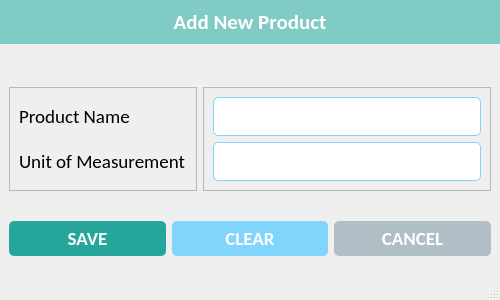
<?xml version="1.0" encoding="UTF-8"?>
<ui version="4.0">
 <class>AddProductWindow</class>
 <widget class="QMainWindow" name="AddProductWindow">
  <property name="geometry">
   <rect>
    <x>0</x>
    <y>0</y>
    <width>500</width>
    <height>300</height>
   </rect>
  </property>
  <property name="minimumSize">
   <size>
    <width>500</width>
    <height>300</height>
   </size>
  </property>
  <property name="maximumSize">
   <size>
    <width>500</width>
    <height>300</height>
   </size>
  </property>
  <property name="windowTitle">
   <string>Add Product</string>
  </property>
  <property name="windowIcon">
   <iconset resource="../resources.qrc">
    <normaloff>:/icons/assets/icons/logo.png</normaloff>:/icons/assets/icons/logo.png</iconset>
  </property>
  <property name="iconSize">
   <size>
    <width>32</width>
    <height>32</height>
   </size>
  </property>
  <widget class="QWidget" name="centralwidget">
   <property name="styleSheet">
    <string notr="true">#label_widget {
	background-color: #80cbc4;
}

#label_5 {
	color: #fff;
}

#btn_save {
	background-color: #26a69a;
	border-radius: 5px;
	padding: 5px 0px;
	color: white;
}

#btn_clear {
	background-color: #81d4fa;
	border-radius: 5px;
	padding: 5px 0px;
	color: white;
}

#btn_cancel {
	background-color: #b0bec5;
	border-radius: 5px;
	padding: 5px 0px;
	color: white;
}

QLineEdit {
	border-radius: 5px;
	padding: 5px 5px;
	border: 1px solid #81d4fa;
}</string>
   </property>
   <layout class="QVBoxLayout" name="verticalLayout_4">
    <property name="spacing">
     <number>0</number>
    </property>
    <property name="leftMargin">
     <number>0</number>
    </property>
    <property name="topMargin">
     <number>0</number>
    </property>
    <property name="rightMargin">
     <number>0</number>
    </property>
    <property name="bottomMargin">
     <number>0</number>
    </property>
    <item alignment="Qt::AlignTop">
     <widget class="QWidget" name="label_widget" native="true">
      <layout class="QVBoxLayout" name="verticalLayout_3">
       <item alignment="Qt::AlignTop">
        <widget class="QLabel" name="label_5">
         <property name="font">
          <font>
           <family>Calibri</family>
           <pointsize>16</pointsize>
           <weight>75</weight>
           <bold>true</bold>
          </font>
         </property>
         <property name="text">
          <string>Add New Product</string>
         </property>
         <property name="alignment">
          <set>Qt::AlignCenter</set>
         </property>
        </widget>
       </item>
      </layout>
     </widget>
    </item>
    <item>
     <widget class="QWidget" name="details_widget" native="true">
      <layout class="QHBoxLayout" name="horizontalLayout">
       <item>
        <widget class="QFrame" name="lbl_frame">
         <property name="frameShape">
          <enum>QFrame::StyledPanel</enum>
         </property>
         <property name="frameShadow">
          <enum>QFrame::Raised</enum>
         </property>
         <layout class="QVBoxLayout" name="verticalLayout_2">
          <item>
           <widget class="QLabel" name="lbl_name">
            <property name="font">
             <font>
              <family>Calibri</family>
              <pointsize>14</pointsize>
             </font>
            </property>
            <property name="text">
             <string>Product Name</string>
            </property>
           </widget>
          </item>
          <item>
           <widget class="QLabel" name="lbl_uom">
            <property name="font">
             <font>
              <family>Calibri</family>
              <pointsize>14</pointsize>
             </font>
            </property>
            <property name="text">
             <string>Unit of Measurement</string>
            </property>
           </widget>
          </item>
         </layout>
        </widget>
       </item>
       <item>
        <widget class="QFrame" name="lbl_inputs">
         <property name="frameShape">
          <enum>QFrame::StyledPanel</enum>
         </property>
         <property name="frameShadow">
          <enum>QFrame::Raised</enum>
         </property>
         <layout class="QVBoxLayout" name="verticalLayout">
          <item>
           <widget class="QLineEdit" name="txt_product_name">
            <property name="font">
             <font>
              <family>Calibri</family>
              <pointsize>14</pointsize>
             </font>
            </property>
           </widget>
          </item>
          <item>
           <widget class="QLineEdit" name="txt_uom">
            <property name="font">
             <font>
              <family>Calibri</family>
              <pointsize>14</pointsize>
             </font>
            </property>
           </widget>
          </item>
         </layout>
        </widget>
       </item>
      </layout>
     </widget>
    </item>
    <item>
     <widget class="QWidget" name="bottom_widget" native="true">
      <layout class="QHBoxLayout" name="horizontalLayout_2">
       <item>
        <widget class="QPushButton" name="btn_save">
         <property name="font">
          <font>
           <family>Calibri</family>
           <pointsize>14</pointsize>
           <weight>75</weight>
           <bold>true</bold>
          </font>
         </property>
         <property name="text">
          <string>SAVE</string>
         </property>
         <property name="icon">
          <iconset resource="../resources.qrc">
           <normaloff>:/icons/assets/icons/save.png</normaloff>:/icons/assets/icons/save.png</iconset>
         </property>
         <property name="iconSize">
          <size>
           <width>32</width>
           <height>32</height>
          </size>
         </property>
        </widget>
       </item>
       <item>
        <widget class="QPushButton" name="btn_clear">
         <property name="font">
          <font>
           <family>Calibri</family>
           <pointsize>14</pointsize>
           <weight>75</weight>
           <bold>true</bold>
          </font>
         </property>
         <property name="text">
          <string>CLEAR</string>
         </property>
         <property name="icon">
          <iconset resource="../resources.qrc">
           <normaloff>:/icons/assets/icons/clear.png</normaloff>:/icons/assets/icons/clear.png</iconset>
         </property>
         <property name="iconSize">
          <size>
           <width>32</width>
           <height>32</height>
          </size>
         </property>
        </widget>
       </item>
       <item>
        <widget class="QPushButton" name="btn_cancel">
         <property name="font">
          <font>
           <family>Calibri</family>
           <pointsize>14</pointsize>
           <weight>75</weight>
           <bold>true</bold>
          </font>
         </property>
         <property name="text">
          <string>CANCEL</string>
         </property>
         <property name="icon">
          <iconset resource="../resources.qrc">
           <normaloff>:/icons/assets/icons/close.png</normaloff>:/icons/assets/icons/close.png</iconset>
         </property>
         <property name="iconSize">
          <size>
           <width>32</width>
           <height>32</height>
          </size>
         </property>
        </widget>
       </item>
      </layout>
     </widget>
    </item>
   </layout>
  </widget>
  <widget class="QStatusBar" name="statusbar"/>
 </widget>
 <resources>
  <include location="../resources.qrc"/>
 </resources>
 <connections/>
</ui>
